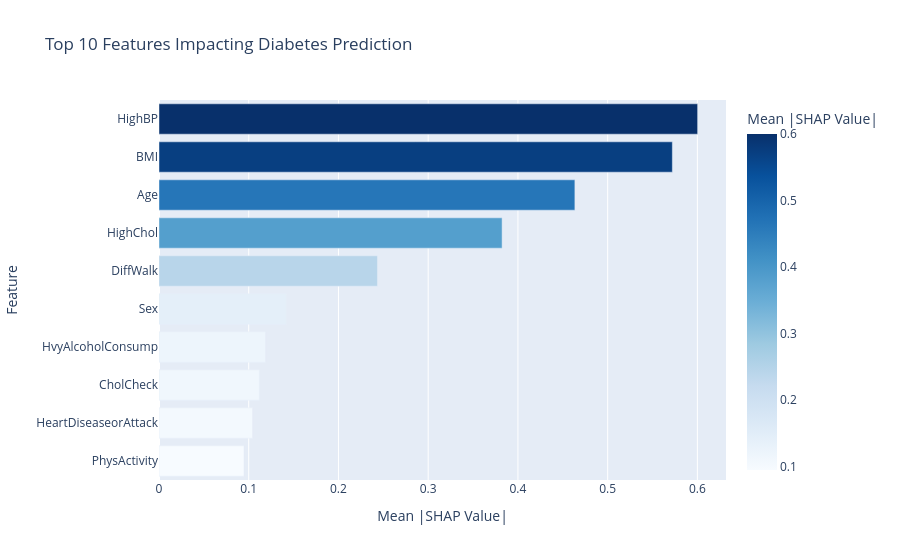

The notebook cell this image was saved under:
### Markdown cell above
using shap understand which features are influencing your diabetes prediction

### Code cell
import shap


# Compute SHAP values on a sample
sample_data = X_train[:100]
explainer = shap.Explainer(xgb_model)
shap_values = explainer(sample_data)

# Create DataFrame of mean absolute SHAP values
mean_abs_shap = pd.DataFrame({
    'Feature': X.columns,
    'Mean |SHAP Value|': np.abs(shap_values.values).mean(axis=0)
})

# Sort and select top 10 features
top_features = mean_abs_shap.sort_values(by='Mean |SHAP Value|', ascending=False).head(10)

# Plot using Plotly Express
fig = px.bar(
    top_features,
    x='Mean |SHAP Value|',
    y='Feature',
    orientation='h',
    title='Top 10 Features Impacting Diabetes Prediction',
    color='Mean |SHAP Value|',
    color_continuous_scale='Blues'
)

fig.update_layout(yaxis=dict(autorange="reversed"))  # To match typical SHAP plot style
fig.show()

### Figure 1 — Plotly figure (JSON) as saved in the notebook; plotly's stock layout.template omitted (floating-point values rounded to 4 significant figures)
{"data": [{"hovertemplate": "Mean |SHAP Value|=%{marker.color}<br>Feature=%{y}<extra></extra>", "legendgroup": "", "marker": {"color": [0.6003, 0.5721, 0.4635, 0.3824, 0.2435, 0.1418, 0.1188, 0.1118, 0.1043, 0.0947], "coloraxis": "coloraxis", "pattern": {"shape": ""}}, "name": "", "orientation": "h", "showlegend": false, "textposition": "auto", "type": "bar", "x": [0.6003, 0.5721, 0.4635, 0.3824, 0.2435, 0.1418, 0.1188, 0.1118, 0.1043, 0.0947], "xaxis": "x", "y": ["HighBP", "BMI", "Age", "HighChol", "DiffWalk", "Sex", "HvyAlcoholConsump", "CholCheck", "HeartDiseaseorAttack", "PhysActivity"], "yaxis": "y"}], "layout": {"barmode": "relative", "coloraxis": {"colorbar": {"title": {"text": "Mean |SHAP Value|"}}, "colorscale": [[0, "rgb(247,251,255)"], [0.125, "rgb(222,235,247)"], [0.25, "rgb(198,219,239)"], [0.375, "rgb(158,202,225)"], [0.5, "rgb(107,174,214)"], [0.625, "rgb(66,146,198)"], [0.75, "rgb(33,113,181)"], [0.875, "rgb(8,81,156)"], [1, "rgb(8,48,107)"]]}, "legend": {"tracegroupgap": 0}, "title": {"text": "Top 10 Features Impacting Diabetes Prediction"}, "xaxis": {"anchor": "y", "domain": [0, 1], "title": {"text": "Mean |SHAP Value|"}}, "yaxis": {"anchor": "x", "autorange": "reversed", "domain": [0, 1], "title": {"text": "Feature"}}}}
